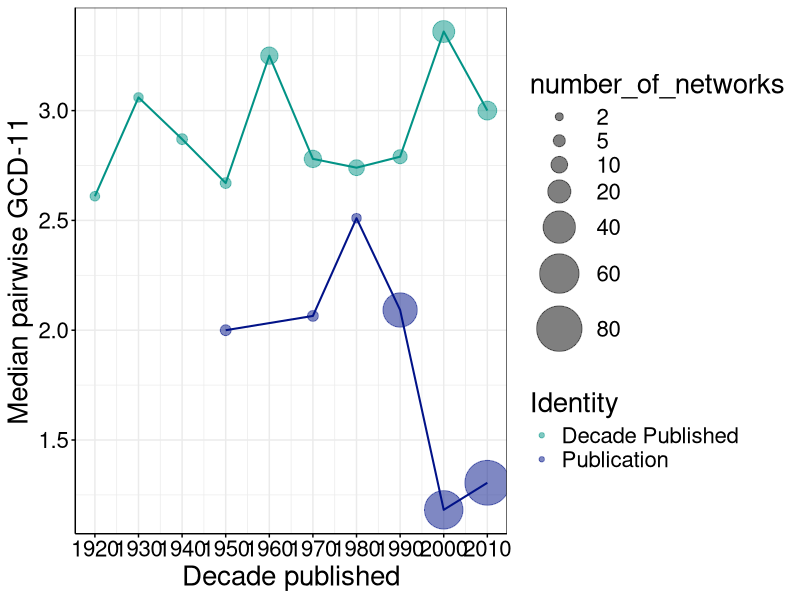

Here is the R script that generated this plot:
########################################################
##
##
##
##  For recreating figure S8 of Brimacombe et al. (2024):
##  On the nature of structure in collections  
##  of freely available food webs
##
##
##
########################################################

#clearing environment
rm(list = ls())

#loading necessary packages
library(ggplot2)
library(igraph)
library(dplyr)
library(Hmisc)

#set working directory
setwd(".")

#reading in GCD-11 matrix
ecological <- as.matrix(read.csv("gcd11.csv",row.names = 1))

#the associated metadata of all food webs
metadata <- as.matrix(read.csv("metaData.csv"))
metadata <- as.data.frame(metadata)
metadata$author <- as.factor(metadata$author)
metadata$number_of_nodes <- as.numeric(metadata$number_of_nodes)
metadata$year_published <- as.numeric(metadata$year_published)
metadata$decade_published <- as.factor(metadata$decade_published)
metadata$Ecopath <- as.factor(metadata$Ecopath)
metadata$Specialized_aquatic_type <- as.factor(metadata$Specialized_aquatic_type)

########################################################

#only for food webs sourced from publications that each produced only
#a single network 
metadata_one_network_per_publication <- metadata[complete.cases(metadata),] 

#storage for median pairwise GCD-11 between food webs sourced from publications
#that each produced only a single network, and binned by decade of publication
each_median_distance <- matrix(,nrow=(length(levels(metadata_one_network_per_publication$decade_published))),ncol=4)
colnames(each_median_distance) <- c("publication_year","median_distance","number_of_networks","Identity")

for (i in 1:nrow(each_median_distance)) {
  
  each_median_distance[i,1] <- levels(metadata_one_network_per_publication$decade_published)[i]
  
}

#looping through the pairwise GCD-11 matrix for food webs sourced from
#publications that each produced only a single network, and binned by 
#specific decade of publication
for (i in 1:nrow(each_median_distance)) {
  
  #list of rows and columns to delete which are not of the 
  #decade of interest
  rows_columns_delete <- c()
  
  for (j in 1:ncol(ecological)) {
    
    network_name <- row.names(ecological)[j]
    
    found = FALSE
    rowNumber = 1
    
    #looping to find what number the food web is
    while (found != TRUE) {
      
      rowOfInterest <- as.data.frame(metadata_one_network_per_publication[rowNumber,])
      
      #if the row name in the matrix is the food web we are looking for
      if (as.character(rowOfInterest$name) == network_name) {
        
        #if the row is not a decade we are interested in, we will need 
        #to delete it (here, we just keep the location of this food web
        #in the pairwise GCD-11 matrix)
        if (rowOfInterest$decade_published != each_median_distance[i,1]) {
          
          rows_columns_delete <- c(rows_columns_delete,j)
          
        }
        
        found = TRUE
        
      #otherwise we have not found the food web in the metadata list
      } else {
        
        rowNumber = rowNumber + 1
        
      }
      
      #if food web not in metadata, we do not want it
      if (rowNumber > nrow(metadata_one_network_per_publication)) {
        
        rows_columns_delete <- c(rows_columns_delete,j)
        
        found = TRUE
        
      }
      
    }
    
  }
  
  #deleting food webs that are not the decade of interest now
  #(pairwise GCD-11 matrix is symmetric so we can delete the same 
  #rows and columns)
  ecological_intermediate <- ecological[-rows_columns_delete,-rows_columns_delete]
  
  #median pairwise GCD-11 between food webs of specific decade
  each_median_distance[i,2] <- round(median(ecological_intermediate[lower.tri(ecological_intermediate)]),2)
  
  #number of food webs of the specific decade
  each_median_distance[i,3] <- ncol(ecological_intermediate)
  
  #identifier
  each_median_distance[i,4] <- "Decade Published"
  
}

each_median_distance <- as.data.frame(each_median_distance)
each_median_distance$number_of_networks <- as.numeric(each_median_distance$number_of_networks)
each_median_distance$publication_year <- as.numeric(each_median_distance$publication_year)
each_median_distance$median_distance <- as.numeric(each_median_distance$median_distance)

##
##  Same as above but for the median GCD-11 between food webs from publications
##  that provided multiple networks
##

#storage for median GCD-11 between food webs sourced from the same publication that produced multiple networks
each_median_distance_for_publication <- matrix(,nrow=(length(levels(metadata$author))),ncol=5)
colnames(each_median_distance_for_publication) <- c("publication_name","publication_year","median_distance","number_of_networks","Identity")

#obtaining information about all publications that provided multiple networks
for (i in 1:nrow(each_median_distance_for_publication)) {
  
  each_median_distance_for_publication[i,1] <- levels(metadata$author)[i]
  each_median_distance_for_publication[i,2] <- metadata[which(metadata$author==levels(metadata$author)[i])[1],]$year_published
  each_median_distance_for_publication[i,5] <- "Publication"
  
}

each_median_distance_for_publication <- as.data.frame(each_median_distance_for_publication)
each_median_distance_for_publication <- each_median_distance_for_publication[!(each_median_distance_for_publication$publication_name=="One_network_per_publication"),]

#looping through the pairwise GCD-11 matrix to find food webs 
#associated with specific publications that provided multiple
#networks
for (i in 1:nrow(each_median_distance_for_publication)) {
  
  #list of rows and columns to delete which are not of the 
  #publication grouping of interest right now
  rows_columns_delete <- c()
  
  for (j in 1:ncol(ecological)) {
    
    network_name <- row.names(ecological)[j]
    
    found = FALSE
    rowNumber = 1
    
    #looping to find what number the food web is
    while (found != TRUE) {
      
      rowOfInterest <- as.data.frame(metadata[rowNumber,])
      
      #if the row name in the matrix is the food web we are looking for
      if (as.character(rowOfInterest$name) == network_name) {
        
        #if the row is not food web we want, we will need 
        #to delete it (here, we just keep the location of this food web
        #in the pairwise GCD-11 matrix)
        if (rowOfInterest$author != each_median_distance_for_publication[i,1]) {
          
          rows_columns_delete <- c(rows_columns_delete,j)
          
        }
        
        found = TRUE
        
      #otherwise we have not found the food web in the metadata list
      } else {
        
        rowNumber = rowNumber + 1
        
      }
      
    }
    
  }
  
  #deleting food webs that are not the publication grouping of interest now
  #(pairwise GCD-11 matrix is symmetric so we can delete the same 
  #rows and columns)
  ecological_intermediate <- ecological[-rows_columns_delete,-rows_columns_delete]
  
  #median pairwise GCD-11 between specific publication's food webs
  each_median_distance_for_publication[i,3] <- round(median(ecological_intermediate[lower.tri(ecological_intermediate)]),2)
  
  #number of food webs that are of the specific publication grouping of interest
  each_median_distance_for_publication[i,4] <- ncol(ecological_intermediate)
  
}

each_median_distance_for_publication <- as.data.frame(each_median_distance_for_publication)
each_median_distance_for_publication$median_distance <- as.numeric(each_median_distance_for_publication$median_distance)
each_median_distance_for_publication$publication_year <- as.numeric(each_median_distance_for_publication$publication_year)
each_median_distance_for_publication$number_of_networks <- as.numeric(each_median_distance_for_publication$number_of_networks)

decades <- c(1950,1970,1980,1990,2000,2010)

#need to weight interpolation that is to be used in the plot for averaging across decade 
new_for_interpolation <- matrix(,nrow=length(unique(c(1950,1970,1980,1990,2000,2010))),ncol=4)

#putting in the years in the decade column
for (i in 1:nrow(new_for_interpolation)) {
  
  new_for_interpolation[i,1] <- decades[i] 
  
}

colnames(new_for_interpolation) <- c("publication_year","median_distance","number_of_networks","Identity")

new_for_interpolation <- as.data.frame(new_for_interpolation)

for (i in 1:length(unique(new_for_interpolation$publication_year))) {
  
  #for year 1950
  if (new_for_interpolation$publication_year[i]==1950) {
    
    weighted_average_intermediate <- each_median_distance_for_publication[each_median_distance_for_publication$publication_year<1960 &
                                                                            each_median_distance_for_publication$publication_year>=1950,]
    new_for_interpolation[i,2] <- weighted.mean(weighted_average_intermediate$median_distance,weighted_average_intermediate$number_of_networks)
    new_for_interpolation[i,3] <- sum(weighted_average_intermediate$number_of_networks)
    new_for_interpolation[i,4] <- "Publication"
    
    #for year 1970
  } else if (new_for_interpolation$publication_year[i]==1970) {
    
    weighted_average_intermediate <- each_median_distance_for_publication[each_median_distance_for_publication$publication_year<1980 &
                                                                            each_median_distance_for_publication$publication_year>=1970,]
    new_for_interpolation[i,2] <- weighted.mean(weighted_average_intermediate$median_distance,weighted_average_intermediate$number_of_networks)
    new_for_interpolation[i,3] <- sum(weighted_average_intermediate$number_of_networks)
    new_for_interpolation[i,4] <- "Publication"
    
    #for year 1980
  } else if (new_for_interpolation$publication_year[i]==1980) {
    
    weighted_average_intermediate <- each_median_distance_for_publication[each_median_distance_for_publication$publication_year<1990 &
                                                                            each_median_distance_for_publication$publication_year>=1980,]
    new_for_interpolation[i,2] <- weighted.mean(weighted_average_intermediate$median_distance,weighted_average_intermediate$number_of_networks)
    new_for_interpolation[i,3] <- sum(weighted_average_intermediate$number_of_networks)
    new_for_interpolation[i,4] <- "Publication"
    
    #for year 1990
  } else if (new_for_interpolation$publication_year[i]==1990) {
    
    weighted_average_intermediate <- each_median_distance_for_publication[each_median_distance_for_publication$publication_year<2000 &
                                                                            each_median_distance_for_publication$publication_year>=1990,]
    new_for_interpolation[i,2] <- weighted.mean(weighted_average_intermediate$median_distance,weighted_average_intermediate$number_of_networks)
    new_for_interpolation[i,3] <- sum(weighted_average_intermediate$number_of_networks)
    new_for_interpolation[i,4] <- "Publication"
    
    #for year 2000
  } else if (new_for_interpolation$publication_year[i]==2000) {
    
    weighted_average_intermediate <- each_median_distance_for_publication[each_median_distance_for_publication$publication_year<2010 &
                                                                            each_median_distance_for_publication$publication_year>=2000,]
    new_for_interpolation[i,2] <- weighted.mean(weighted_average_intermediate$median_distance,weighted_average_intermediate$number_of_networks)
    new_for_interpolation[i,3] <- sum(weighted_average_intermediate$number_of_networks)
    new_for_interpolation[i,4] <- "Publication"
    
    #for 2010
  } else if (new_for_interpolation$publication_year[i]==2010) {
    
    weighted_average_intermediate <- each_median_distance_for_publication[each_median_distance_for_publication$publication_year<2020 &
                                                                            each_median_distance_for_publication$publication_year>=2010,]
    new_for_interpolation[i,2] <- weighted.mean(weighted_average_intermediate$median_distance,weighted_average_intermediate$number_of_networks)
    new_for_interpolation[i,3] <- sum(weighted_average_intermediate$number_of_networks)
    new_for_interpolation[i,4] <- "Publication"
    
  }
  
  
}

#data needed for plotting
data_for_plotting <- rbind(new_for_interpolation,each_median_distance)

#
# Figure S8
# 

ggplot(data=data_for_plotting,aes(x=publication_year,y=median_distance,color=Identity,size=number_of_networks)) +
  geom_point(alpha = 0.5) +
  scale_x_continuous(breaks = seq(1910,2020,by=10)) + 
  scale_color_manual(values=c("#029386", "#011288")) +
  scale_fill_manual(values=c("black", "black")) + 
  scale_size_continuous(range=c(0,15),limits=c(0,80),breaks=c(2,5,10,20,40,60,80)) +
  geom_line(data=each_median_distance,aes(x=publication_year,y=median_distance),color="#029386",size=0.7) +
  geom_line(data=new_for_interpolation,aes(x=publication_year,y=median_distance),color="#011288",size=0.7) + 
  theme_bw() +
  xlab("Decade published") +
  ylab("Median pairwise GCD-11") +
  theme(axis.line = element_line(colour = "black"),
        axis.title.x = element_text(size=20, colour ="black"),
        axis.title.y = element_text(size=20, colour ="black"),
        text = element_text(size = 20,color="black"),
        axis.text.x = element_text(color="black"),
        axis.ticks = element_line(color = "black"),
        axis.text.y = element_text(color="black"))
